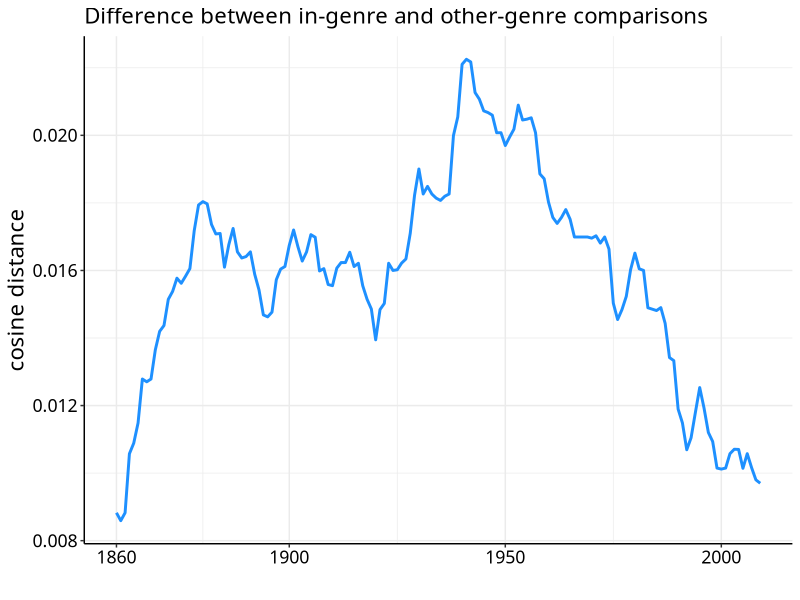
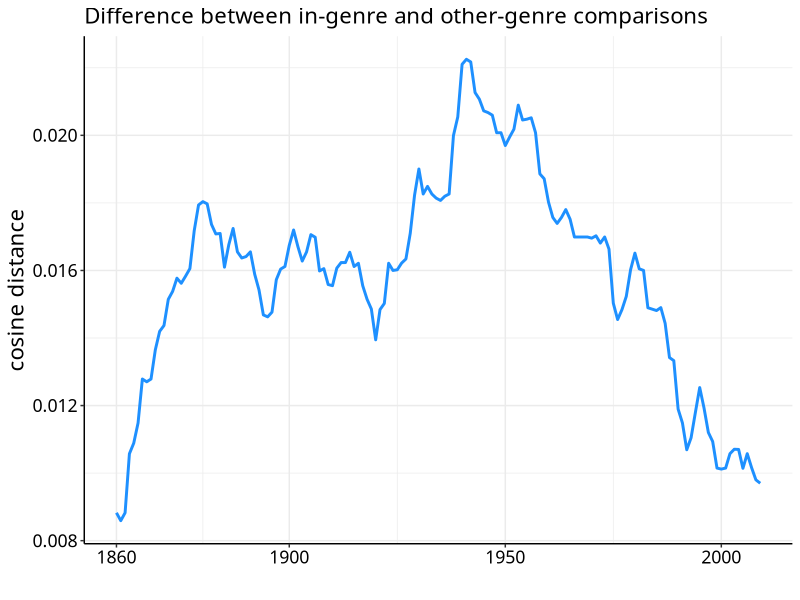

Here is the R script that generated these plots, in order:
# Plots the difference between in-genre comparisons and comparisons
# to volumes assigned to a different genre.

library(ggplot2)
data <- read.csv('loc_results.tsv', sep = '\t')

dates = c()
diffs = c()

for (i in 1860:2009) {
  thesediffs = data$othergenrediff[data$meandate > i - 10 & data$meandate < i + 10]
  diffs = c(diffs, median(thesediffs))
  dates = c(dates, i)
}

df <- data.frame(meandate = dates, diff = diffs)

p <- ggplot(df, aes(x = meandate, y = diff)) + 
  geom_line(color = 'dodgerblue', size = 1) +
  theme_bw() + ggtitle('Difference between in-genre and other-genre comparisons') +
  scale_x_continuous("", breaks = c(1860, 1900, 1950, 2000)) +
  scale_y_continuous('cosine distance') +
  theme(text = element_text(size = 16, family = "Avenir Next Medium"), panel.border = element_blank()) +
  theme(axis.line = element_line(color = 'black'),
        axis.text = element_text(color = 'black'),
        plot.title = element_text(size = 16),
        legend.position = 'none')

tiff("othergenrediffs.tiff", height = 6, width = 9, units = 'in', res=400)
plot(p)
dev.off()
plot(p)